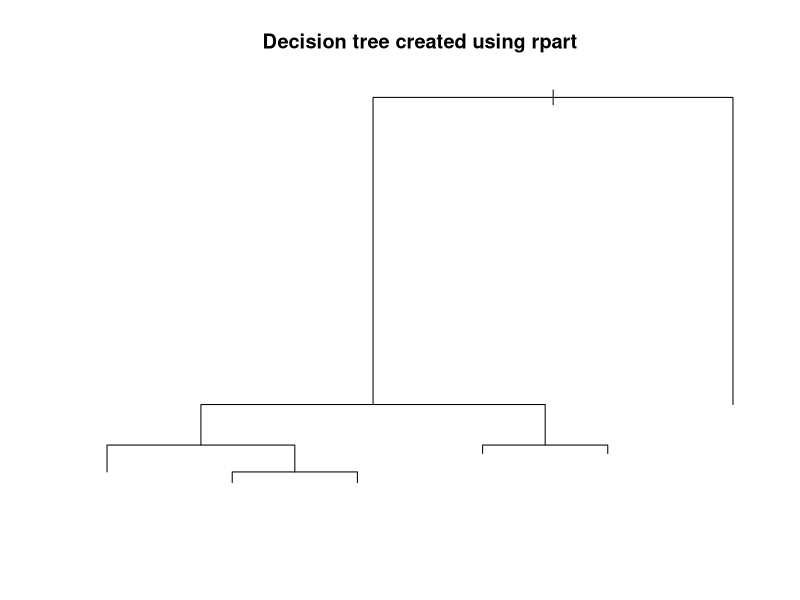
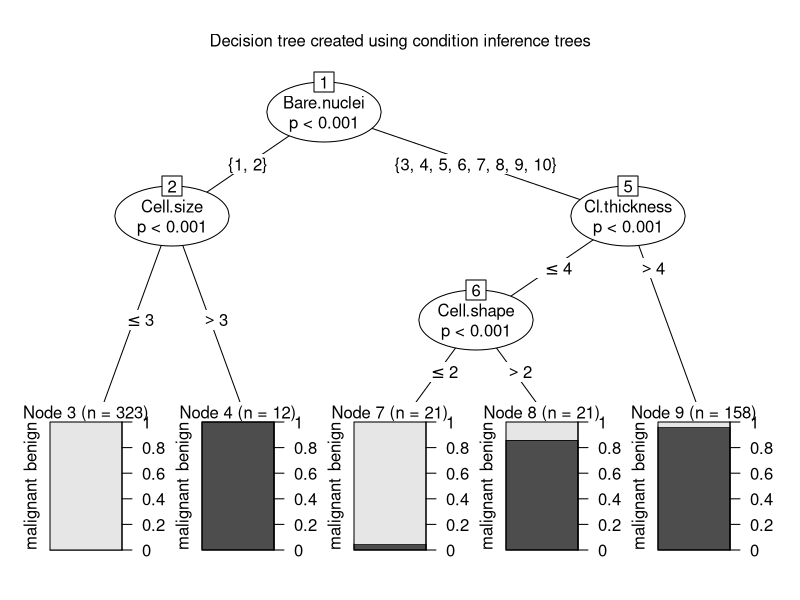
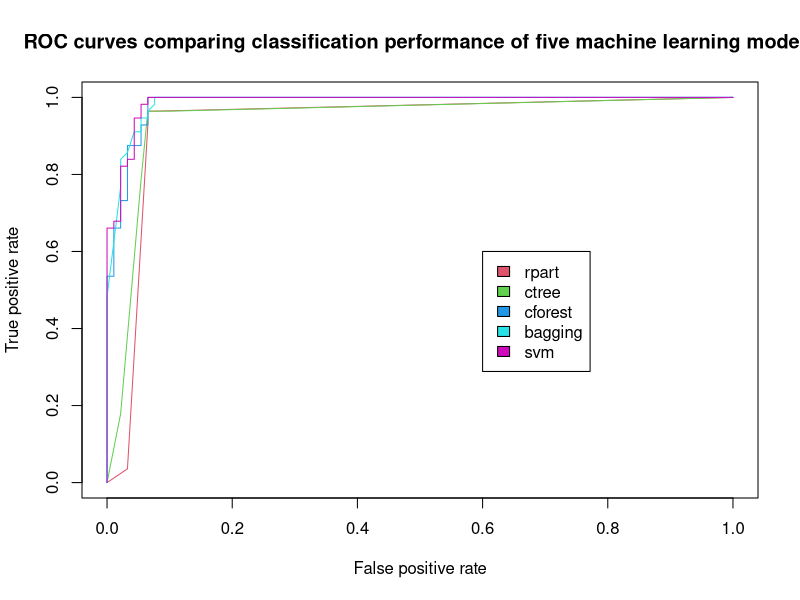

R code for these plots, in order:
## ---- chunk 1
knitr::opts_chunk$set(echo = TRUE)
require(mlbench)
data("BreastCancer")
## ---- chunk 2
dim(BreastCancer)
## ---- chunk 3
BreastCancer <- na.omit(BreastCancer) 
BreastCancer$Id <- NULL 
## ---- chunk 4
set.seed(2)
ind <- sample(2, nrow(BreastCancer), replace = TRUE, prob=c(0.8, 0.2))
## ---- chunk 5
# create model using recursive partitioning on the training data set
require(rpart)
x.rp <- rpart(Class ~ ., data=BreastCancer[ind == 1,])
# predict classes for the evaluation data set
x.rp.pred <- predict(x.rp, type="class", newdata=BreastCancer[ind == 2,])
# score the evaluation data set (extract the probabilities)
x.rp.prob <- predict(x.rp, type="prob", newdata=BreastCancer[ind == 2,])

## ---- chunk 6
plot(x.rp, main="Decision tree created using rpart")
## ---- chunk 7
require(party)
x.ct <- ctree(Class ~ ., data=BreastCancer[ind == 1,])
x.ct.pred <- predict(x.ct, newdata=BreastCancer[ind == 2,])
x.ct.prob <-  1- unlist(treeresponse(x.ct, BreastCancer[ind == 2,]), use.names=F)[seq(1,nrow(BreastCancer[ind == 2,])*2,2)]
## ---- chunk 8
plot(x.ct, main="Decision tree created using condition inference trees")
## ---- chunk 9
# create model using random forest and bagging ensemble using conditional inference trees
x.cf <- cforest(Class ~ ., data=BreastCancer[ind == 1,], control = cforest_unbiased(mtry = ncol(BreastCancer)-2))
x.cf.pred <- predict(x.cf, newdata=BreastCancer[ind == 2,])
x.cf.prob <-  1- unlist(treeresponse(x.cf, BreastCancer[ind == 2,]), use.names=F)[seq(1,nrow(BreastCancer[ind == 2,])*2,2)]

## ---- chunk 10
# create model using bagging (bootstrap aggregating)
require(ipred)
x.ip <- bagging(Class ~ ., data=BreastCancer[ind == 1,])
x.ip.prob <- predict(x.ip, type="prob", newdata=BreastCancer[ind == 2,])

## ---- chunk 11
# create model using svm (support vector machine)
require(e1071)

# svm requires tuning
x.svm.tune <- tune(svm, Class~., data = BreastCancer[ind == 1,],
                   ranges = list(gamma = 2^(-8:1), cost = 2^(0:4)),
                   tunecontrol = tune.control(sampling = "fix"))
# display the tuning results (in text format)
x.svm.tune
# If the tuning results are on the margin of the parameters (e.g., gamma = 2^-8), 
# then widen the parameters.
# I manually copied the cost and gamma from console messages above to parameters below.
x.svm <- svm(Class~., data = BreastCancer[ind == 1,], cost=4, gamma=0.0625, probability = TRUE)
x.svm.prob <- predict(x.svm, type="prob", newdata=BreastCancer[ind == 2,], probability = TRUE)
## ---- chunk 12

require(ROCR)


png(filename="roc_curve_5_models.png", width=700, height=700)

## ---- chunk 13
# create an ROCR prediction object from rpart() probabilities
x.rp.prob.rocr <- prediction(x.rp.prob[,2], BreastCancer[ind == 2,'Class'])
# prepare an ROCR performance object for ROC curve (tpr=true positive rate, fpr=false positive rate)
x.rp.perf <- performance(x.rp.prob.rocr, "tpr","fpr")
# plot it
plot(x.rp.perf, col=2, main="ROC curves comparing classification performance of five machine learning models")
# Draw a legend.
legend(0.6, 0.6, c('rpart', 'ctree', 'cforest','bagging','svm'), 2:6)
# ctree
x.ct.prob.rocr <- prediction(x.ct.prob, BreastCancer[ind == 2,'Class'])
x.ct.perf <- performance(x.ct.prob.rocr, "tpr","fpr")
# add=TRUE draws on the existing chart 

# ctree
x.ct.prob.rocr <- prediction(x.ct.prob, BreastCancer[ind == 2,'Class'])
x.ct.perf <- performance(x.ct.prob.rocr, "tpr","fpr")

# cforest
x.cf.prob.rocr <- prediction(x.cf.prob, BreastCancer[ind == 2,'Class'])
x.cf.perf <- performance(x.cf.prob.rocr, "tpr","fpr")

# bagging
x.ip.prob.rocr <- prediction(x.ip.prob[,2], BreastCancer[ind == 2,'Class'])
x.ip.perf <- performance(x.ip.prob.rocr, "tpr","fpr")

# svm
x.svm.prob.rocr <- prediction(attr(x.svm.prob, "probabilities")[,2], BreastCancer[ind == 2,'Class'])
x.svm.perf <- performance(x.svm.prob.rocr, "tpr","fpr")

plot(x.ct.perf, col=3, add=TRUE)
plot(x.cf.perf, col=4, add=TRUE)
plot(x.ip.perf, col=5, add=TRUE)
plot(x.svm.perf, col=6, add=TRUE)
